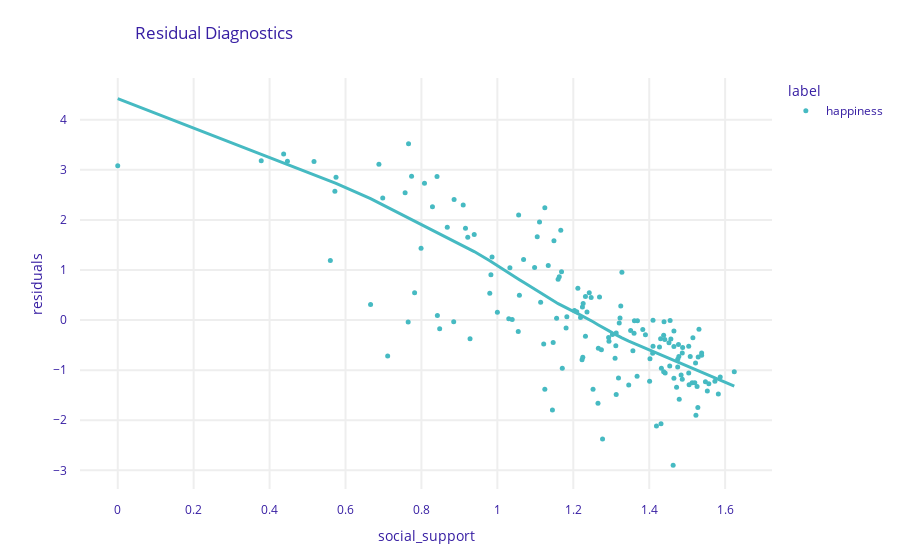

The cell this chart's notebook holds for it:
### Code cell
explainer.model_diagnostics().plot(variable='social_support', marker_size=5, line_width=3)

### Figure 1 — Plotly figure (JSON) as saved in the notebook; plotly's stock layout.template omitted (floating-point values rounded to 4 significant figures; data arrays with more than 128 entries replaced by an {"elided": "..."} marker saying what was removed)
{"data": [{"hovertemplate": "<b>%{hovertext}</b><br><br>label=happiness<br>social_support=%{x}<br>residuals=%{y}<extra></extra>", "hovertext": {"elided": "156 int values"}, "legendgroup": "happiness", "line": {"width": 3}, "marker": {"color": "#46bac2", "size": 5, "symbol": "circle"}, "mode": "markers", "name": "happiness", "orientation": "v", "showlegend": true, "type": "scatter", "x": {"elided": "156 float values"}, "xaxis": "x", "y": {"elided": "156 float values"}, "yaxis": "y"}, {"hovertemplate": "<b>LOWESS trendline</b><br><br>label=happiness<br>social_support=%{x}<br>residuals=%{y} <b>(trend)</b><extra></extra>", "legendgroup": "happiness", "line": {"width": 3}, "marker": {"color": "#46bac2", "size": 5, "symbol": "circle"}, "mode": "lines", "name": "happiness", "showlegend": false, "type": "scatter", "x": {"elided": "156 float values"}, "xaxis": "x", "y": {"elided": "156 float values"}, "yaxis": "y"}], "layout": {"font": {"color": "#371ea3"}, "legend": {"title": {"text": "label"}, "tracegroupgap": 0}, "margin": {"b": 71, "r": 30, "t": 78}, "title": {"text": "Residual Diagnostics", "x": 0.15}, "xaxis": {"anchor": "y", "automargin": true, "domain": [0, 1], "fixedrange": true, "gridwidth": 2, "tickcolor": "white", "ticklen": 10, "ticks": "outside", "title": {"text": "social_support"}, "type": "linear", "zeroline": false}, "yaxis": {"anchor": "x", "automargin": true, "domain": [0, 1], "fixedrange": true, "gridwidth": 2, "tickcolor": "white", "ticklen": 10, "ticks": "outside", "title": {"text": "residuals"}, "type": "linear", "zeroline": false}}}
